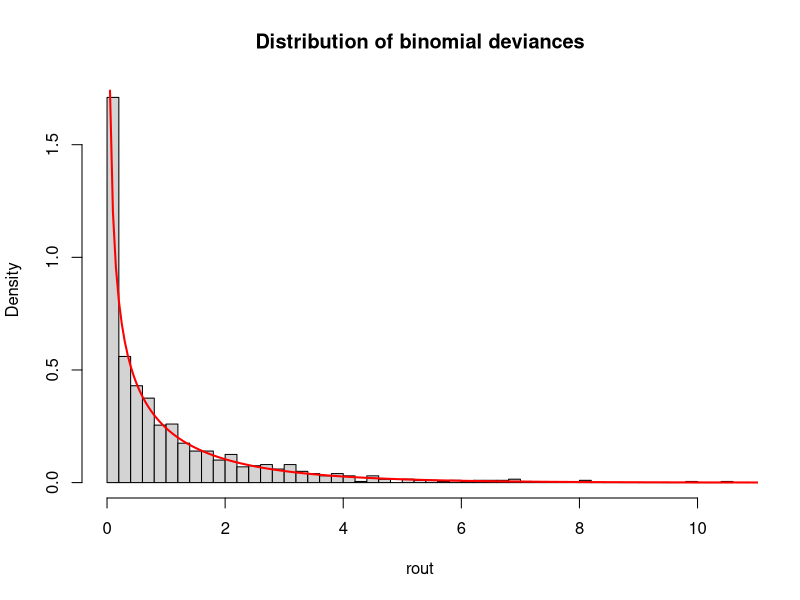
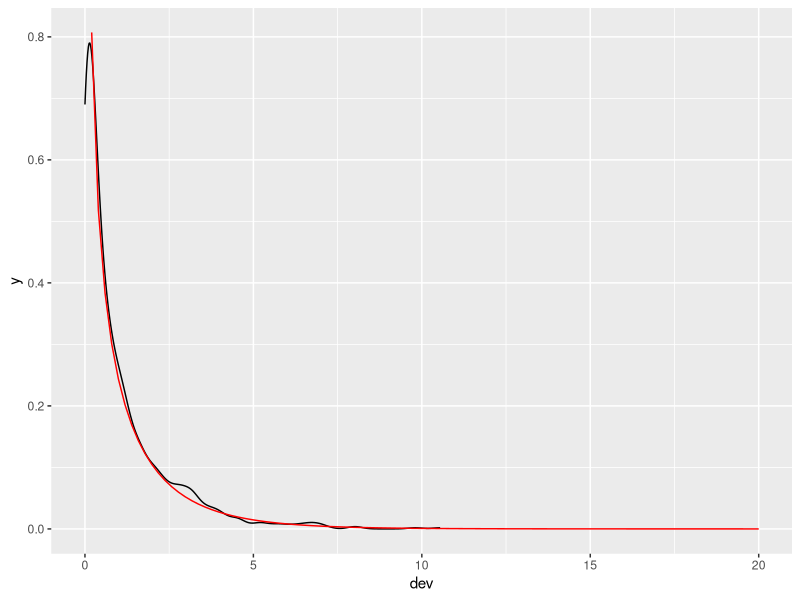
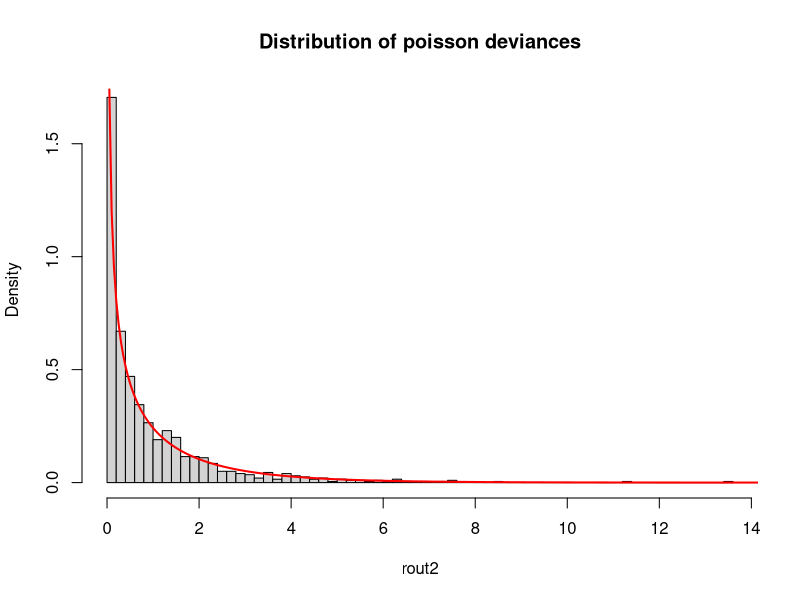

Recreate these plots in R, in order.
## ---- chunk 1
set.seed(1)
n <- 500
x1 <- rnorm(n)
x2 <- rnorm(n)
lp <- 0.2 + 0.5*x1
y <- rbinom(n = n, size = 1, prob = plogis(lp))
m1 <- glm(y ~ x1, family = binomial)
m2 <- glm(y ~ x1 + x2, family = binomial)
## ---- chunk 2
cbind(m1 = deviance(m1), m2 = deviance(m2))
## ---- chunk 3
anova(m1, m2)
## ---- chunk 4
rout <- replicate(n = 1000, expr = {
  n <- 500
  x1 <- rnorm(n)
  x2 <- rnorm(n)
  lp <- 0.2 + 0.5*x1
  y <- rbinom(n = n, size = 1, prob = plogis(lp))
  m1 <- glm(y ~ x1, family = binomial)
  m2 <- glm(y ~ x1 + x2, family = binomial)
  out <- anova(m1, m2)
  out$Deviance[2]})
## ---- chunk 5
mean(rout)
## ---- chunk 6
hist(rout, freq = F, breaks = 50, 
     main = "Distribution of binomial deviances")
curve(expr = dchisq(x, df = 1), from = 0, to = 20, 
      add = TRUE, col = "red", n = 401, lwd = 2)
## ---- chunk 7
library(ggplot2)
d <- data.frame(dev = rout)
ggplot(d) +
  aes(x = dev) +
  geom_density() +
  geom_function(fun = dchisq, args = list(df = 1), color = "red", 
                xlim = c(0.2, 20))
## ---- chunk 8
rout2 <- replicate(n = 1000, expr = {
  n <- 500
  x1 <- rnorm(n)
  x2 <- rnorm(n)
  lp <- 0.2 + 0.5*x1
  y <- rpois(n = n, lambda = exp(lp))
  m1 <- glm(y ~ x1, family = poisson)
  m2 <- glm(y ~ x1 + x2, family = poisson)
  out <- anova(m1, m2)
  out$Deviance[2]})

mean(rout2)
hist(rout2, freq = F, breaks = 50, 
     main = "Distribution of poisson deviances")
curve(expr = dchisq(x, df = 1), from = 0, to = 20, add = TRUE, col = "red", n = 401, lwd = 2)
